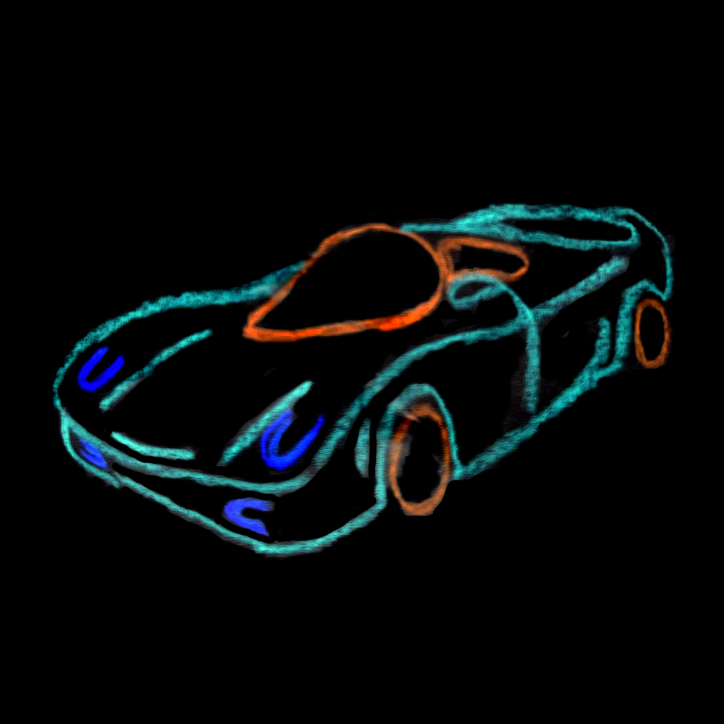
#> input picture images/farben_leuchten_schwarz.jpg, 2172 x 2172 px (shown at 1/3 size)
$ python puzzle.py images/farben_leuchten_schwarz.jpg 5 5   (older library calls are emulated)
#> lines starting #> are read from the running program, lines starting #| are printed output that depends on the picture
### exercise.py
import random
import logging

logging.basicConfig(format='%(asctime)s %(levelname)s: %(message)s',
                    filename='puzzle.log',
                    encoding='utf-8',
                    level=logging.DEBUG)

logger = logging.getLogger('puzzle_generator')


def random_exercises(args):
    if not (args.multi or args.plus or args.minus or args.custom):
        args.multi = True
        #raise Exception("No available exercise types")

    ex_types = exercise_types(args)

    # number of exercises needed
    n = args.rows * args.cols
    # list of exercises as (question, answer) tuples
    ex_list = []
    # list of answers (to avoid duplicates)
    ans_list = []

    fails = 0
    logger.debug(f"Trying to create {n} exercises")
    while len(ex_list) < n:
        q, a = random_exercise(ex_types)
        logger.debug(f"{q}={a}")
        if a not in ans_list:
            ex_list.append((q, a))
            ans_list.append(a)
        else:
            fails += 1
            logger.debug("Solution already exists")
            if fails >= n**2:
                logger.error(f"Cannot find enough unique exercises after {fails} fails.")
                raise Exception("cannot find enough unique exercises")
    logger.info(f"exercises: {ex_list}")
    return ex_list

def exercise_types(args):
    ex_types = []
    if args.multi:
        logger.debug("Using multi")
        ex_types.append(MultiExercise(args.multimaxfactor, args.multiminfactor, args.multimaxresult, args.multiminresult))
    if args.plus:
        logger.debug("Using plus")
        ex_types.append(PlusExercise(args.plusmaxsummand, args.plusminsummand, args.plusmaxresult, args.plusminresult))
    if args.minus:
        logger.debug("Using minus")
        ex_types.append(MinusExercise(args.plusmaxsummand, args.plusminsummand, args.plusmaxresult, args.plusminresult))
    if args.custom:
        logger.debug("Using custom")
        ex_types.append(CustomExercise(args.custom, args.custom_questions))
    return ex_types

def random_exercise(ex_types):
    e = random.choice(ex_types)
    return e.qa()

class Exercise:
    def __init__(self, maxval=10, minval=0, maxres=1000, minres=0):
        self.maxval = maxval
        self.minval = minval
        self.maxres = maxres
        self.minres = minres

        if minval > maxval or minres > maxres:
            raise Exception("incompatible min/max values")

    def qa(self):
        pass

    def get_random_operand(self, minval=None, maxval=None):
        if minval is None:
            minval = self.minval
        if maxval is None:
            maxval = self.maxval
        return random.randint(minval, maxval)

class PlusMinusExercise(Exercise):
    # [13 lines left out: function ops, not called in this run]

class PlusExercise(PlusMinusExercise):
    def qa(self):
        a, b, c = self.ops()
        return f"{a}+{b}", str(c)

class MinusExercise(PlusMinusExercise):
    def qa(self):
        a, b, c = self.ops()
        return f"{c}-{a}", str(b)


class MultiExercise(Exercise):
    def qa(self):
        if self.maxval > self.maxres:
            self.maxval = self.maxres

        a = self.get_random_operand()
        minval = self.minval if a >= self.minres else self.minres//a + 1
        maxval = self.maxval if a == 0 or self.maxres // a >= self.maxval else self.maxres // a
        b = self.get_random_operand(minval, maxval)

        c = a * b
        if c < self.minres or c > self.maxres:
            raise Exception("result error in times")

        return f"{a}*{b}", str(c)

class RootExercise(Exercise):
    # [9 lines left out: function qa, not called in this run]

class CustomExercise(Exercise):
    # [23 lines left out: functions __init__, qa, not called in this run]


### puzzle.py
from exercise import random_exercises
import numpy as np
import cv2
import logging
import argparse
#from matplotlib import pyplot as plt


desc = """This script creates math (or vocabulary, etc.) puzzles from images.
"""

parser = argparse.ArgumentParser(description=desc)
parser.add_argument('file', type=str, help="path to input image file")
parser.add_argument('rows', type=int, help="number of puzzle rows")
parser.add_argument('cols', type=int, help="number of puzzle columns")
parser.add_argument('-o', '--outfile', type=str, help="output file name")
parser.add_argument('-s', '--split', action="store_true", help="split into two files")
parser.add_argument('--noscale', action="store_true", help="don't scale image, keep original size")
parser.add_argument('--width', type=int, default=1000, help="width of final image")
parser.add_argument('--height', type=int, default=0, help="height of final image")
parser.add_argument('--hdist', type=int, default=50, help="distance between grid and puzzle")
parser.add_argument('--bordercol', type=str, default='0,0,0', help="distance between grid and puzzle")
parser.add_argument('--rotate', action="store_true", help="rotate image and place side by side (instead of on top of each other)")
parser.add_argument('--multi', action="store_true", help="use multiplication exercises")
parser.add_argument('--multimaxfactor', type=int, default=10, help="maximal factor in multiplication exercises")
parser.add_argument('--multiminfactor', type=int, default=0, help="minimal factor in multiplication exercises")
parser.add_argument('--multimaxresult', type=int, default=100, help="maximal result in multiplication exercises")
parser.add_argument('--multiminresult', type=int, default=0, help="minimal result in multiplication exercises")
parser.add_argument('--plus', action="store_true", help="use plus exercises")
parser.add_argument('--minus', action="store_true", help="use minus exercises")
parser.add_argument('--plusmaxsummand', type=int, default=10, help="maximal summand in addition exercises")
parser.add_argument('--plusminsummand', type=int, default=0, help="minimal summand in addition exercises")
parser.add_argument('--plusmaxresult', type=int, default=20, help="maximal result in addition exercises")
parser.add_argument('--plusminresult', type=int, default=0, help="minimal result in addition exercises")
parser.add_argument('--custom', type=str, help="file (xslx or csv) containing custom exercises")
parser.add_argument('--custom_questions', type=int, default=0, help="what column should be used as questions; 0 (default): both at random, 1: first col, 2: second col")
args = parser.parse_args()

logging.basicConfig(format='%(asctime)s %(levelname)s: %(message)s',
                    filename='puzzle.log',
                    encoding='utf-8',
                    level=logging.DEBUG)

logger = logging.getLogger('puzzle_generator')

# split image into tiles
def img2tiles(img, rows, cols):
    M = img.shape[0]//rows
    N = img.shape[1]//cols
    tiles = [[img[x:x+M,y:y+N] for x in range(0, M*rows, M)] for y in range(0, N*cols, N)]
    return tiles

# merge tiles into image
def tiles2img(tiles):
    n = len(tiles)
    m = len(tiles[0])
    M, N, _ = tiles[0][0].shape
    img = np.array([[tiles[j][i][I, J] for j in range(n) for J in range(N)] for i in range(m) for I in range(tiles[0][i].shape[0])])
    return img

# scale image
def scale_image(img, width=1000, height=0):
    orig_width = img.shape[1]
    orig_height = img.shape[0]
    if height == 0:
        height = int(orig_height/orig_width * width)
    logger.debug(f"Scaling to {width}x{height}")
    return cv2.resize(img, (width, height))

# apply random permutation to tiles in mxn array
def permute_tiles(tiles):
    n = len(tiles)
    m = len(tiles[0])
    perm = np.random.permutation(range(m*n))
    logger.debug(f"Using permutation {perm}")
    ptiles = np.copy(tiles)
    for i in range(m):
        for j in range(n):
            #print(f"perm: i: {i}, j: {j}, i*n+j={i*n+j}")
            p = perm[i * n + j]
            #print(f"p = {p}, coords: {p//m}, {p%n}")
            ptiles[j][i] = tiles[p//m][p%m]
    return ptiles


# create an empty grid with the same dimensions as the given tiles
def create_empty_grid(tiles):
    grid = [[np.full((tiles[0][0]).shape, 255, dtype=np.uint8) for _ in row] for row in tiles]
    for r in grid:
        for c in r:
            add_border(c)
    return grid

# add border to an image
def add_border(img, col=np.array([0,0,0]), width=1):
    if type(col) == str:
        col = tuple(col.split(','))

    for i in range(img.shape[0]):
        for w in range(width):
            img[i][w] = col
            img[i][img.shape[1]-1-w] = col
    for j in range(img.shape[1]):
        for w in range(width):
            img[w][j] = col
            img[img.shape[0]-1-w][j] = col


# add text to the center of an image
# default: white with black border
def add_text(img, txt, size=2, color=(255,255,255), bordercol=(0,0,0)):
    font = cv2.FONT_HERSHEY_SIMPLEX
    fontScale = size
    thickness = size
    textsize = cv2.getTextSize(txt, font, fontScale, 2*thickness)[0]
    org = ((img.shape[1]-textsize[0])//2, (img.shape[0]+textsize[1])//2)
    r = cv2.putText(img, txt, org, font, fontScale, bordercol, 2*thickness, cv2.LINE_AA)
    return cv2.putText(r, txt, org, font, fontScale, color, thickness, cv2.LINE_AA)


def tile_and_patch(fn, m, n):
    img = cv2.imread(fn)
    img2 = tiles2img(img2tiles(img, m, n))
    cv2.imwrite(f"{fn.split('.')[0]}_2.jpg", img2)

def tile_permute_patch(args):
    fn = args.file
    m = args.rows
    n = args.cols
    logger.info(f"Making {fn} into {m}x{n} puzzle")
    img = cv2.imread(fn)
#> img is the input picture: shape (2172, 2172, 3); mean B, G, R 10.7, 9.9, 5.5
    if not args.noscale:
        img = scale_image(img, args.width, args.height)

    # split image into tiles and create empty grid
    tiles = img2tiles(img, m, n)
#> in img2tiles, `tiles = [[img[x:x+M,y:y+N] for x in range(0, M*rows, M)] for y in rang..`: tiles = 5 items
#> tiles = 5 items
    grid = create_empty_grid(tiles)
#> the loop in create_empty_grid, `for r in grid:` made 5 passes
#> after the loop in create_empty_grid, `for r in grid:`:
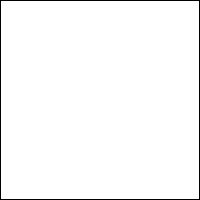
#> c: shape (200, 200, 3); 98% white; black in thin lines or dots
#> grid = 5 items

    # create list of random exercises
    ex_list = random_exercises(args)
    #print(list(map(lambda a: f"{a[0]}={a[1]}", ex_list)))

    i = -1
    for row in range(len(tiles)):
        for col in range(len(tiles[row])):
            i += 1
            q, a = ex_list[i]

            # add anser to image tile
            t = tiles[row][col]
            add_border(t, col=args.bordercol)
            t = add_text(t, a)
            tiles[row][col] = t
            # add question to grid tile
            g = add_text(grid[row][col], q, size=2, color=(0,0,0))
            grid[row][col] = g
#> this loop made 5 passes
#> pass 1, in add_text (call 2), `r = cv2.putText(img, txt, org, font, fontScale, bordercol, 2*thickness..`:
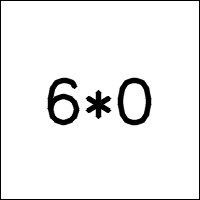
#> r: shape (200, 200, 3); min 0, max 255, mean 239.4
#> pass 1, in add_text (call 4), `r = cv2.putText(img, txt, org, font, fontScale, bordercol, 2*thickness..`:
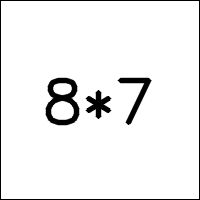
#> r: shape (200, 200, 3); min 0, max 255, mean 240.1
#> pass 1, in add_text (call 5), `r = cv2.putText(img, txt, org, font, fontScale, bordercol, 2*thickness..`:
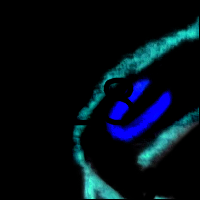
#> r: shape (200, 200, 3); mean of channels 0, 1, 2 22.4, 13.8, 3.1; drawn as B, G, R
#> after the loop:
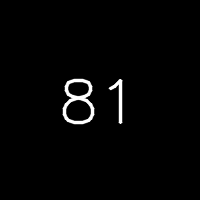
#> t: shape (200, 200, 3); min 0, max 255, mean 4.4
#> after the loop, i = 24

    # permute tiles
    tiles = permute_tiles(tiles)
#> in permute_tiles, `n = len(tiles)`: n = 5

    img2 = tiles2img(tiles)
    grid2 = tiles2img(grid)
#> in tiles2img (call 2), `img = np.array([[tiles[j][i][I, J] for j in range(n) for J in range(N)..`:
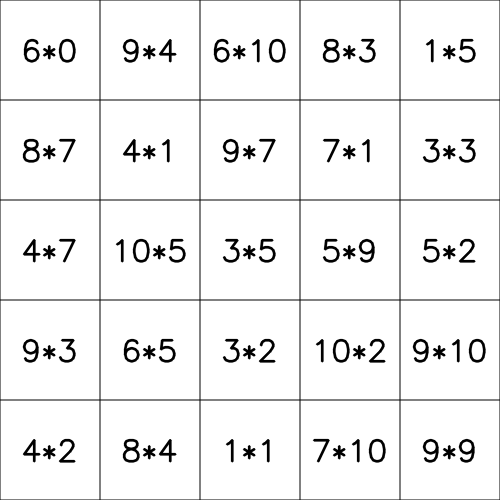
#> img: shape (1000, 1000, 3) (shown at 1/2 size); min 0, max 255, mean 240

    if args.rotate:
        img2 = np.rot90(img2, 3)
        grid2 = np.rot90(grid2, 3)

    outfile = args.outfile if args.outfile else f"{fn.split('.')[0]}_out.jpg"

    if args.split:
        print("splitting")
        # two files for image and grid
        outfile_grid = f"{'.'.join(outfile.split('.')[:-1])}_grid.{outfile.split('.')[-1]}"
        logger.info(f"Writing output to files {outfile} and {outfile_grid}")
        cv2.imwrite(outfile, img2)
        cv2.imwrite(outfile_grid, grid2)
    else:
        # one file
        dist = np.full((args.hdist, img2.shape[1], 3), 255, dtype=np.uint8)
        both = tiles2img([[grid2, dist, img2]])
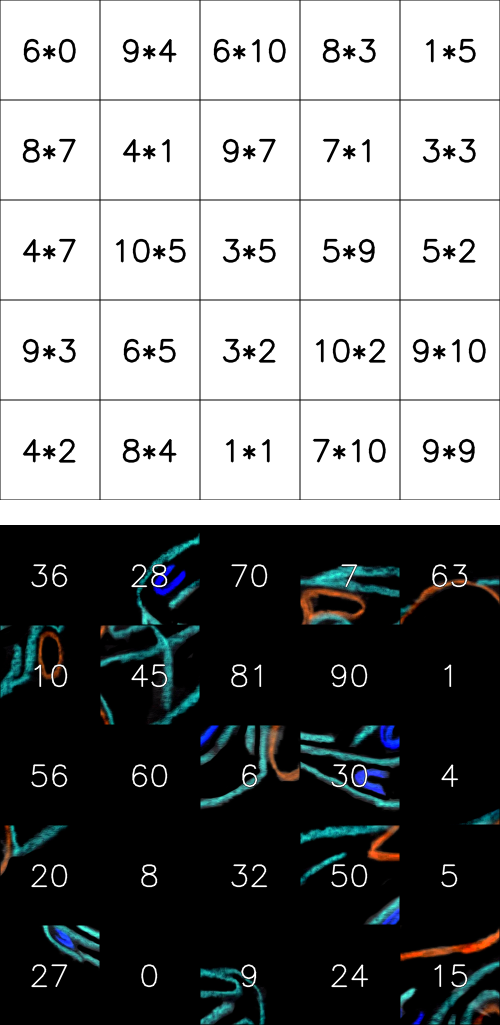
#> both: shape (2050, 1000, 3) (shown at 1/2 size); mean of channels 0, 1, 2 130.2, 129.9, 127.8; drawn as B, G, R
        logger.info(f"Writing output to file {outfile}")
        cv2.imwrite(outfile, both)


if __name__ == "__main__":
    tile_permute_patch(args)
